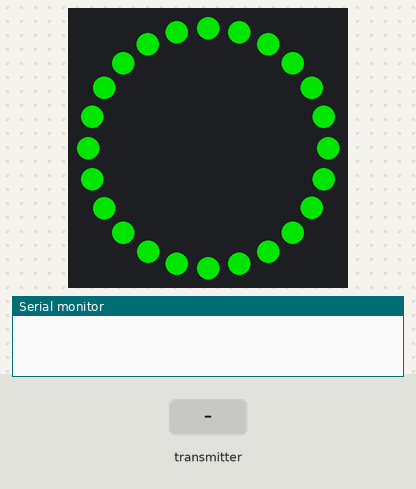
Recording of a sketch running on a simulated ESP32. Parts: 24 RGB LEDs in a ring, first at the top, clockwise, the last lines printed to the serial monitor. The test bench sets the inputs (shaded band). Dim RGB values are drawn brighter than linear; random numbers use the default seed unless the sketch sets one.

Above: at 1.26 s.
1.3 s: the transmitter starts sending temp = 0
At 1.9 s:
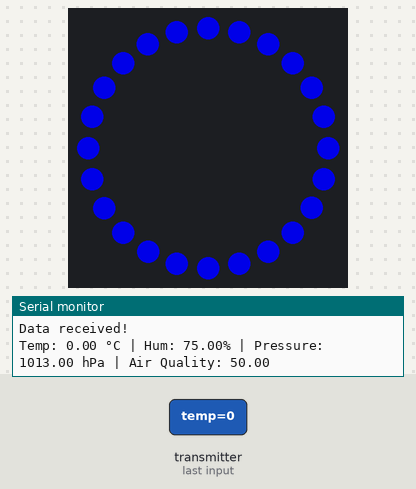
3.0 s: the transmitter starts sending airquality = 0
At 3.6 s:
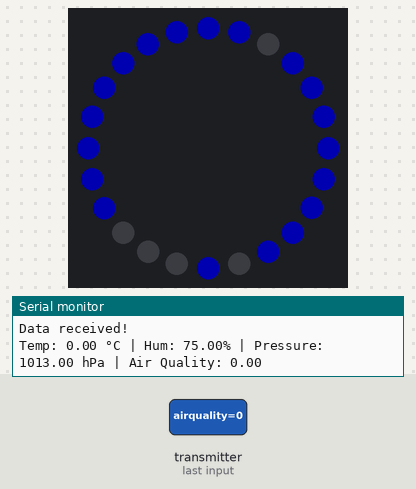
4.7 s: the transmitter starts sending temp = 25
At 5.4 s:
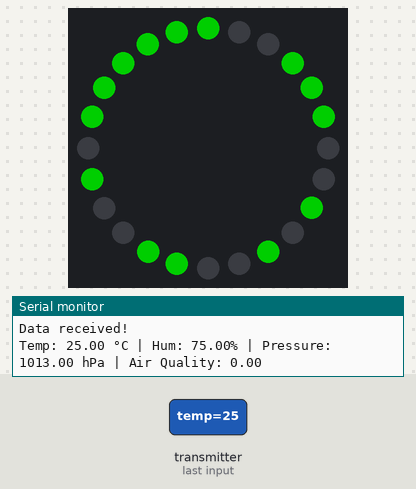
6.4 s: the transmitter starts sending temp = 50
At 6.9 s:
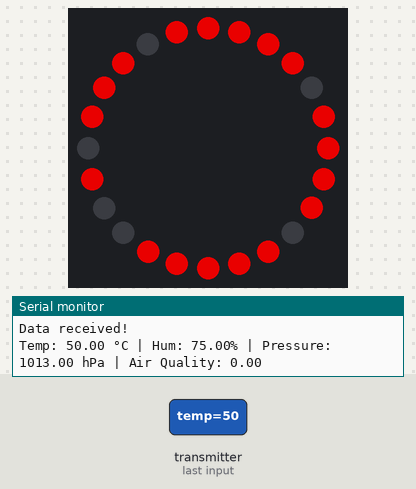
8.1 s: the transmitter starts sending airquality = 50
At 8.9 s:
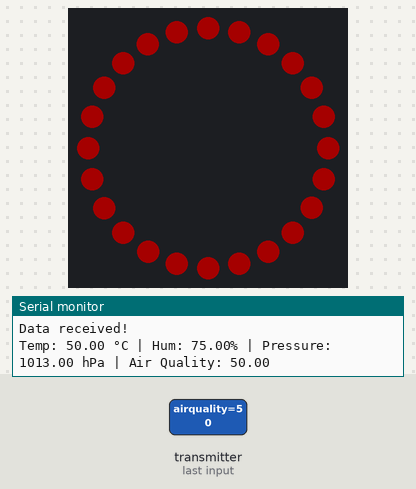

The sketch:

atmosphericcubereceiver.ino
```cpp
#include <WiFi.h>
#include <esp_now.h>
#include <Adafruit_NeoPixel.h>
#include "esp_wifi.h"

#define LED_PIN 3
#define LED_COUNT 24
Adafruit_NeoPixel ring(LED_COUNT, LED_PIN, NEO_GRB + NEO_KHZ800);

// Data Struct with serial for debugging
typedef struct {
  float temp;
  float hum;
  float baropressure;
  float airquality;
} infopackage;

// Default fallback values if no data yet
infopackage incomingData = { 22.0, 75.0, 1013.0, 50.0 };

// Breathing animation vars
int breathBrightness = 0;
int breathDirection = 1;
unsigned long lastBreathUpdate = 0;

// Pulse control
int pulseDelay = 30;  // updated based on pressure

// ESP-NOW Callback with serial for debugging
void onReceive(const esp_now_recv_info_t *info, const uint8_t *data, int len) {
  if (len == sizeof(infopackage)) {
    memcpy(&incomingData, data, sizeof(infopackage));
    Serial.println("Data received!");

    // Update pulse speed based on pressure
    pulseDelay = map((int)incomingData.baropressure, 1015, 1000, 60, 10);
    pulseDelay = constrain(pulseDelay, 10, 100);  // safe bounds

    // Serial to see numerical values
    Serial.printf("Temp: %.2f °C | Hum: %.2f%% | Pressure: %.2f hPa | Air Quality: %.2f\n",
      incomingData.temp, incomingData.hum, incomingData.baropressure, incomingData.airquality);

  } else {
    Serial.println("Received invalid data length");
  }
}

void setup() {
  Serial.begin(115200);

  WiFi.mode(WIFI_STA);

  // Serial for ESP-NOW debugging
  if (esp_now_init() != ESP_OK) {
    Serial.println("ESP-NOW init failed");
    while (true);
  }
  esp_now_register_recv_cb(onReceive);

  // LED initialization
  ring.begin();
  ring.setBrightness(100);
  ring.show();
}

void loop() {
  unsigned long now = millis();

  // Timer to keep track of intervals and perform brightness adjustment
  if (now - lastBreathUpdate >= pulseDelay) {
    lastBreathUpdate = now;

    // Update breathing brightness
    breathBrightness += breathDirection * 5;
    if (breathBrightness >= 255) {
      breathBrightness = 255;
      breathDirection = -1;
    } else if (breathBrightness <= 20) {
      breathBrightness = 20;
      breathDirection = 1;
    }

    // Map humidity to brightness modulation
    int mappedBrightness = map(constrain((int)incomingData.hum, 20, 90), 20, 90, 20, breathBrightness);
    ring.setBrightness(mappedBrightness);

    // Determine color from temperature
    uint32_t color;
    if (incomingData.temp < 17)
      color = ring.Color(0, 0, 255);  // Blue for cold
    else if (incomingData.temp < 30)
      color = ring.Color(0, 255, 0);  // Green for mild
    else
      color = ring.Color(255, 0, 0);  // Red for hot

    // Set all pixels to the same colorcolor
    for (int i = 0; i < LED_COUNT; i++)
      ring.setPixelColor(i, color);

    // Add flicker effect if air quality is poor
    if (incomingData.airquality < 50.0) {
      for (int i = 0; i < LED_COUNT; i++) {
        if (random(0, 10) < 3) {  // Random number generator for 30% flicker chance per LED
          ring.setPixelColor(i, 0);
        }
      }
    }

    ring.show(); // Update the LED ring
  }
}
```
